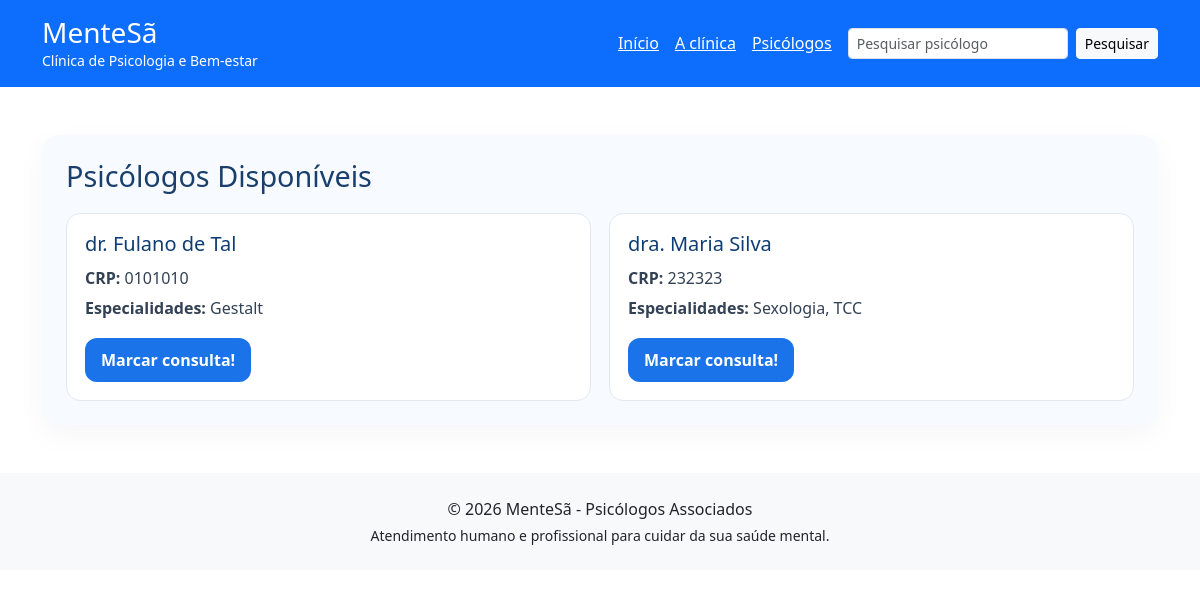
Screenshot of /psicologos/ with the database file from the repository.
### main/models.py (models this page shows, shortened)
class Psicologo(models.Model):
    crp = models.CharField(max_length=10)
    nome = models.CharField(max_length=25)
    email = models.EmailField()
    especialidades = models.ManyToManyField(Especialidade)

class Especialidade(models.Model):
    nome = models.CharField(max_length=50)
    def __str__(self):
        return self.nome

### main/views.py (the view)
class ListarPsicologosView(View):
    def get(self, request, *args, **kwargs):
        srv = PsicologoService()
        psicologos = srv.recupera_psicologos()
        contexto = {'psis': psicologos}
        return render(request, 'main/psicologos.html', contexto)

### main/services.py (called while the page is built)
    def recupera_psicologos(self):
        return Psicologo.objects.all()

### main/templates/main/psicologos.html (shortened to what this page needs)
{% extends 'base.html' %}
{% block conteudo %}
  <section class="psychologists-list">
    <header>
      <h2>Psicólogos Disponíveis</h2>
    </header>
    {% if psis %}
      <ul class="psychologists">
        {% for psicologo in psis %}
          <li class="psychologist-card">
            <h2>{{ psicologo.nome }}</h2>
            {% if psicologo.crp %}
              <p><strong>CRP:</strong> {{ psicologo.crp }}</p>
            {% endif %}
            {% if psicologo.especialidades.all %}
              <p><strong>Especialidades:</strong> {{ psicologo.especialidades.all|join:", " }}</p>
            {% endif %}
            <a class="button-link" href="{% url 'detalhar_psicologo' psicologo.id %}">Marcar consulta!</a>
          </li>
        {% endfor %}
      </ul>
    {% else %}
      <div class="no-results">
        <p>Nenhum psicólogo encontrado para essa busca.</p>
      </div>
    {% endif %}
  </section>
{% endblock %}

### main/templates/main/psicologos.html (style rules this page uses)
.psychologists-list { background: #f7fbff; padding: 24px; border-radius: 16px; box-shadow: 0 10px 30px rgba(0, 0, 0, 0.04); margin-bottom: 24px; }
.psychologists-list header { margin-bottom: 20px; }
.psychologists-list h2 { margin: 0 0 8px; font-size: 1.8rem; color: #1a3f6c; }
.psychologists-list p { margin: 0; color: #475569; }
.psychologists { list-style: none; padding: 0; margin: 0; display: grid; grid-template-columns: repeat(auto-fit, minmax(250px, 1fr)); gap: 18px; }
.psychologist-card { background: #ffffff; border: 1px solid #e2e8f0; border-radius: 14px; padding: 18px; transition: transform 0.2s ease, box-shadow 0.2s ease; }
.psychologist-card h2 { margin: 0 0 10px; font-size: 1.25rem; color: #0f3d74; }
.psychologist-card p { margin: 6px 0; color: #334155; line-height: 1.5; }
.button-link { display: inline-block; padding: 10px 16px; margin-top: 12px; background: #1a73e8; color: #ffffff; border-radius: 12px; text-decoration: none; font-weight: 600; transition: background 0.2s ease, transform 0.2s ease; }

### rows the page displays
Psicologo: nome "dr. Fulano de Tal", crp "0101010", especialidades.all "Gestalt"
Psicologo: nome "dra. Maria Silva", crp "232323", especialidades.all "Sexologia, TCC"

### other values shown
{{ year|default:"2026" }} "2026"
